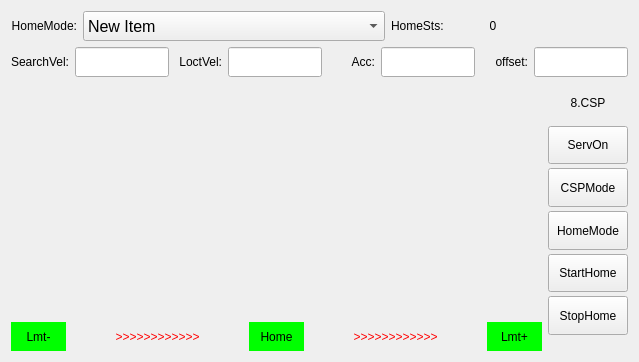
<?xml version="1.0" encoding="UTF-8"?>
<ui version="4.0">
 <class>EcatHome</class>
 <widget class="QWidget" name="EcatHome">
  <property name="geometry">
   <rect>
    <x>0</x>
    <y>0</y>
    <width>639</width>
    <height>362</height>
   </rect>
  </property>
  <property name="windowTitle">
   <string>EcatHome</string>
  </property>
  <property name="styleSheet">
   <string notr="true">QComboBox QAbstractItemView::item { min-height: 40px; min-width: 60px; }</string>
  </property>
  <layout class="QVBoxLayout" name="verticalLayout_3" stretch="1,1,9">
   <item>
    <layout class="QHBoxLayout" name="horizontalLayout" stretch="1,7,1,2,2">
     <item>
      <widget class="QLabel" name="label">
       <property name="text">
        <string>HomeMode:</string>
       </property>
       <property name="alignment">
        <set>Qt::AlignRight|Qt::AlignTrailing|Qt::AlignVCenter</set>
       </property>
      </widget>
     </item>
     <item>
      <widget class="QComboBox" name="comboBox_homeMode">
       <property name="sizePolicy">
        <sizepolicy hsizetype="Preferred" vsizetype="Preferred">
         <horstretch>0</horstretch>
         <verstretch>0</verstretch>
        </sizepolicy>
       </property>
       <property name="font">
        <font>
         <pointsize>12</pointsize>
        </font>
       </property>
       <property name="contextMenuPolicy">
        <enum>Qt::NoContextMenu</enum>
       </property>
       <property name="styleSheet">
        <string notr="true"/>
       </property>
       <property name="maxVisibleItems">
        <number>16</number>
       </property>
       <property name="insertPolicy">
        <enum>QComboBox::InsertAtTop</enum>
       </property>
       <property name="sizeAdjustPolicy">
        <enum>QComboBox::AdjustToContentsOnFirstShow</enum>
       </property>
       <item>
        <property name="text">
         <string>New Item</string>
        </property>
       </item>
       <item>
        <property name="text">
         <string>New Item</string>
        </property>
       </item>
       <item>
        <property name="text">
         <string>New Item</string>
        </property>
       </item>
       <item>
        <property name="text">
         <string>New Item</string>
        </property>
       </item>
       <item>
        <property name="text">
         <string>New Item</string>
        </property>
       </item>
      </widget>
     </item>
     <item>
      <widget class="QLabel" name="label_6">
       <property name="text">
        <string>HomeSts:</string>
       </property>
      </widget>
     </item>
     <item>
      <widget class="QLabel" name="label_homeSts">
       <property name="text">
        <string>0</string>
       </property>
       <property name="alignment">
        <set>Qt::AlignCenter</set>
       </property>
      </widget>
     </item>
     <item>
      <widget class="QLabel" name="label_StsWord">
       <property name="text">
        <string/>
       </property>
       <property name="alignment">
        <set>Qt::AlignCenter</set>
       </property>
      </widget>
     </item>
    </layout>
   </item>
   <item>
    <layout class="QHBoxLayout" name="horizontalLayout_2" stretch="1,2,1,2,1,2,1,2">
     <item>
      <widget class="QLabel" name="label_3">
       <property name="text">
        <string>SearchVel:</string>
       </property>
       <property name="alignment">
        <set>Qt::AlignRight|Qt::AlignTrailing|Qt::AlignVCenter</set>
       </property>
      </widget>
     </item>
     <item>
      <widget class="QLineEdit" name="lineEdit_speed1">
       <property name="sizePolicy">
        <sizepolicy hsizetype="Expanding" vsizetype="Preferred">
         <horstretch>0</horstretch>
         <verstretch>0</verstretch>
        </sizepolicy>
       </property>
      </widget>
     </item>
     <item>
      <widget class="QLabel" name="label_4">
       <property name="text">
        <string>LoctVel:</string>
       </property>
       <property name="alignment">
        <set>Qt::AlignRight|Qt::AlignTrailing|Qt::AlignVCenter</set>
       </property>
      </widget>
     </item>
     <item>
      <widget class="QLineEdit" name="lineEdit_speed2">
       <property name="sizePolicy">
        <sizepolicy hsizetype="Expanding" vsizetype="Preferred">
         <horstretch>0</horstretch>
         <verstretch>0</verstretch>
        </sizepolicy>
       </property>
      </widget>
     </item>
     <item>
      <widget class="QLabel" name="label_2">
       <property name="text">
        <string>Acc:</string>
       </property>
       <property name="alignment">
        <set>Qt::AlignRight|Qt::AlignTrailing|Qt::AlignVCenter</set>
       </property>
      </widget>
     </item>
     <item>
      <widget class="QLineEdit" name="lineEdit_acc">
       <property name="sizePolicy">
        <sizepolicy hsizetype="Expanding" vsizetype="Preferred">
         <horstretch>0</horstretch>
         <verstretch>0</verstretch>
        </sizepolicy>
       </property>
      </widget>
     </item>
     <item>
      <widget class="QLabel" name="label_5">
       <property name="text">
        <string>offset:</string>
       </property>
       <property name="alignment">
        <set>Qt::AlignRight|Qt::AlignTrailing|Qt::AlignVCenter</set>
       </property>
      </widget>
     </item>
     <item>
      <widget class="QLineEdit" name="lineEdit_offset">
       <property name="sizePolicy">
        <sizepolicy hsizetype="Expanding" vsizetype="Preferred">
         <horstretch>0</horstretch>
         <verstretch>0</verstretch>
        </sizepolicy>
       </property>
      </widget>
     </item>
    </layout>
   </item>
   <item>
    <layout class="QHBoxLayout" name="horizontalLayout_4" stretch="8,1">
     <item>
      <layout class="QVBoxLayout" name="verticalLayout_2" stretch="8,1">
       <item>
        <widget class="QLabel" name="label_homePix">
         <property name="styleSheet">
          <string notr="true"/>
         </property>
         <property name="text">
          <string/>
         </property>
         <property name="pixmap">
          <pixmap resource="ecatdemo.qrc">:/EcatDemo/Resources/HM_1.png</pixmap>
         </property>
         <property name="scaledContents">
          <bool>false</bool>
         </property>
        </widget>
       </item>
       <item>
        <layout class="QHBoxLayout" name="horizontalLayout_3" stretch="1,3,1,3,1">
         <property name="spacing">
          <number>10</number>
         </property>
         <item>
          <widget class="QLabel" name="label_nLmt">
           <property name="styleSheet">
            <string notr="true">background: rgb(0,255,0);
color: black;
border:none;
</string>
           </property>
           <property name="text">
            <string>Lmt-</string>
           </property>
           <property name="alignment">
            <set>Qt::AlignCenter</set>
           </property>
          </widget>
         </item>
         <item>
          <widget class="QLabel" name="label_dir1">
           <property name="styleSheet">
            <string notr="true">color: rgb(255, 0, 0);
font: 28pt &quot;Agency FB&quot;;</string>
           </property>
           <property name="text">
            <string>&gt;&gt;&gt;&gt;&gt;&gt;&gt;&gt;&gt;&gt;&gt;&gt;</string>
           </property>
           <property name="alignment">
            <set>Qt::AlignCenter</set>
           </property>
          </widget>
         </item>
         <item>
          <widget class="QLabel" name="label_home">
           <property name="styleSheet">
            <string notr="true">background: rgb(0,255,0);
color: black;
border:none;
</string>
           </property>
           <property name="text">
            <string>Home</string>
           </property>
           <property name="alignment">
            <set>Qt::AlignCenter</set>
           </property>
          </widget>
         </item>
         <item>
          <widget class="QLabel" name="label_dir2">
           <property name="styleSheet">
            <string notr="true">color: rgb(255, 0, 0);
font: 28pt &quot;Agency FB&quot;;</string>
           </property>
           <property name="text">
            <string>&gt;&gt;&gt;&gt;&gt;&gt;&gt;&gt;&gt;&gt;&gt;&gt;</string>
           </property>
           <property name="alignment">
            <set>Qt::AlignCenter</set>
           </property>
          </widget>
         </item>
         <item>
          <widget class="QLabel" name="label_pLmt">
           <property name="styleSheet">
            <string notr="true">background: rgb(0,255,0);
color: black;
border:none;
</string>
           </property>
           <property name="text">
            <string>Lmt+</string>
           </property>
           <property name="alignment">
            <set>Qt::AlignCenter</set>
           </property>
          </widget>
         </item>
        </layout>
       </item>
      </layout>
     </item>
     <item>
      <layout class="QVBoxLayout" name="verticalLayout" stretch="1,1,1,1,1,1">
       <property name="spacing">
        <number>4</number>
       </property>
       <property name="topMargin">
        <number>0</number>
       </property>
       <property name="bottomMargin">
        <number>16</number>
       </property>
       <item>
        <widget class="QLabel" name="label_ecatMode">
         <property name="text">
          <string>8.CSP</string>
         </property>
         <property name="alignment">
          <set>Qt::AlignCenter</set>
         </property>
        </widget>
       </item>
       <item>
        <widget class="QPushButton" name="pushButton_servOn">
         <property name="sizePolicy">
          <sizepolicy hsizetype="Minimum" vsizetype="Preferred">
           <horstretch>0</horstretch>
           <verstretch>0</verstretch>
          </sizepolicy>
         </property>
         <property name="text">
          <string>ServOn</string>
         </property>
        </widget>
       </item>
       <item>
        <widget class="QPushButton" name="pushButton_cspMode">
         <property name="sizePolicy">
          <sizepolicy hsizetype="Minimum" vsizetype="Preferred">
           <horstretch>0</horstretch>
           <verstretch>0</verstretch>
          </sizepolicy>
         </property>
         <property name="text">
          <string>CSPMode</string>
         </property>
        </widget>
       </item>
       <item>
        <widget class="QPushButton" name="pushButton_homeMode">
         <property name="sizePolicy">
          <sizepolicy hsizetype="Minimum" vsizetype="Preferred">
           <horstretch>0</horstretch>
           <verstretch>0</verstretch>
          </sizepolicy>
         </property>
         <property name="text">
          <string>HomeMode</string>
         </property>
        </widget>
       </item>
       <item>
        <widget class="QPushButton" name="pushButton_startHome">
         <property name="sizePolicy">
          <sizepolicy hsizetype="Minimum" vsizetype="Preferred">
           <horstretch>0</horstretch>
           <verstretch>0</verstretch>
          </sizepolicy>
         </property>
         <property name="text">
          <string>StartHome</string>
         </property>
        </widget>
       </item>
       <item>
        <widget class="QPushButton" name="pushButton_stopHome">
         <property name="sizePolicy">
          <sizepolicy hsizetype="Minimum" vsizetype="Preferred">
           <horstretch>0</horstretch>
           <verstretch>0</verstretch>
          </sizepolicy>
         </property>
         <property name="text">
          <string>StopHome</string>
         </property>
        </widget>
       </item>
      </layout>
     </item>
    </layout>
   </item>
  </layout>
 </widget>
 <layoutdefault spacing="6" margin="11"/>
 <resources>
  <include location="ecatdemo.qrc"/>
 </resources>
 <connections/>
</ui>
